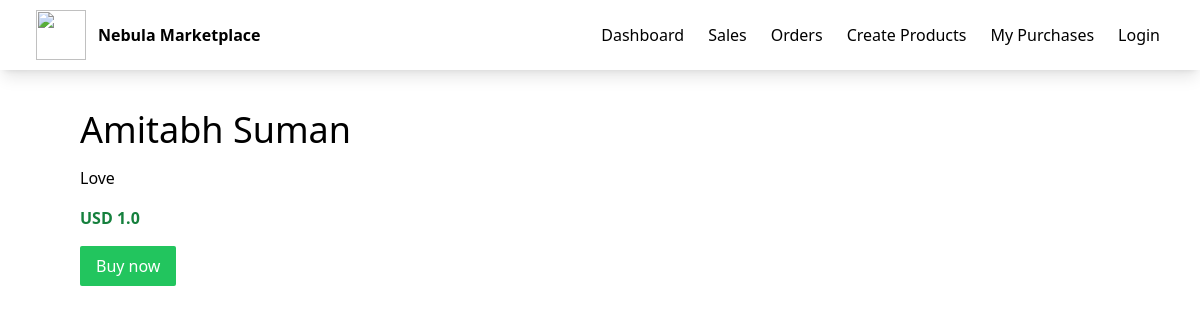
/myapp/product_detail/2, run on the app's committed database.
### myapp/models.py (models this page shows, shortened)
class Product(models.Model):
    seller = models.ForeignKey(User, on_delete=models.CASCADE)
    name = models.CharField(max_length=100)
    description = models.CharField(max_length=100)
    price = models.FloatField()
    file = models.FileField(upload_to='uploads')
    total_sales_amount = models.IntegerField(default=0)
    total_sales = models.IntegerField(default=0)

### myapp/views.py (the view)
# urls.py: path("product_detail/<int:pk>", ProductDetailView.as_view(), name='product_detail'),
class ProductDetailView(DetailView):
    model = Product
    def get_context_data(self, **kwargs: Any) -> Dict[str, Any]:
        context = super().get_context_data(**kwargs)
        context['stripe_publishable_key'] = settings.STRIPE_PUBLISHABLE_KEY
        context['product_id'] = self.object.pk
        return context

### myapp/templates/myapp/product_detail.html (shortened to what this page needs)
{% extends 'myapp/base.html' %}
{% block content %}
    <div class="flex p-10">
        <div class="pl-10">
            <div class="text-4xl mb-4">{{product.name}}</div>
            <div class="mb-4">{{product.description}}</div>
            <div class="mb-4 text-green-700 font-bold">USD {{product.price}}</div>
            <div>
                <button id="checkout-button" class="bg-green-500 text-white px-4 py-2 rounded-sm">Buy now</button>
            </div>
            </div>
            </div>
{% endblock content %}

### data on the page
Product: name "Amitabh Suman", description "Love", price "1.0"
